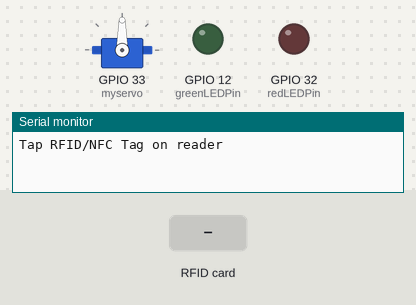
The sketch below on a simulated ESP32. On the bench: servo, output pins drawn as LEDs (lit = HIGH), the last lines printed to the serial monitor. The inputs (shaded band) are chosen by the test bench.

Above: at 1.2 s.
1.3 s: RFID card 40 D9 14 1A held to the reader
At 2.2 s:
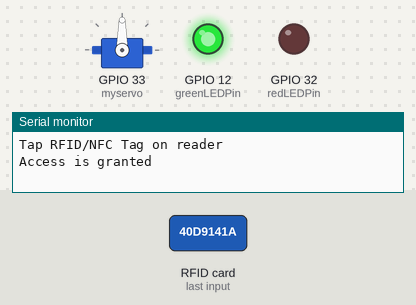
2.8 s: RFID card 5E 7A 19 C4 held to the reader
At 4.6 s:
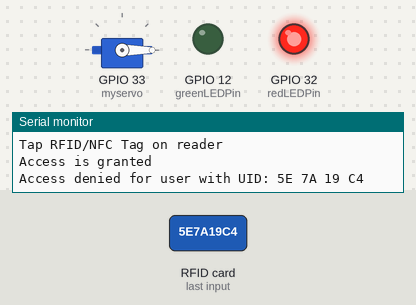
At 7.3 s:
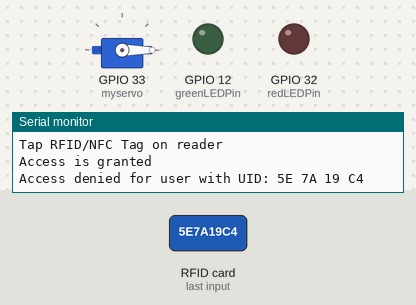
Timing chart, 0 to 8.8 s (numbered marks = the images above; inputs shaded):
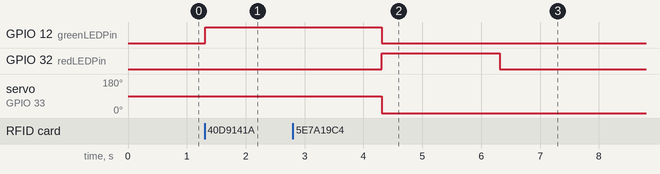

Measured:
- after the input at 1.3 s, GPIO 12 (greenLEDPin): LOW → HIGH at once
- after the input at 2.8 s, GPIO 32 (redLEDPin): LOW → HIGH after 1.5 s, → LOW 2.0 s later

The sketch:

2._RFID_dengan_Servo.ino
```cpp
#include <SPI.h>
#include <MFRC522.h>
#include <ESP32Servo.h>

#define SS_PIN 21 // ESP32 pin GIO21
#define RST_PIN 22 // ESP32 pin GIO22

MFRC522 rfid(SS_PIN, RST_PIN);

byte keyTagUID[4] = {0x40, 0xD9, 0x14, 0x1A};
Servo myservo; // Menggunakan library ESP32Servo

const int greenLEDPin = 12;
const int redLEDPin = 32;

void setup() {
  Serial.begin(9600);
  SPI.begin(); // init SPI bus
  rfid.PCD_Init(); // init MFRC522
  myservo.attach(33); // Attach servo to pin 32 menggunakan library ESP32Servo
  pinMode(greenLEDPin, OUTPUT);
  pinMode(redLEDPin, OUTPUT);
  Serial.println("Tap RFID/NFC Tag on reader");
  digitalWrite(greenLEDPin, LOW);
  digitalWrite(redLEDPin, LOW);
}

void loop() {
  if (rfid.PICC_IsNewCardPresent()) { // new tag is available
    if (rfid.PICC_ReadCardSerial()) { // NUID has been readed
      MFRC522::PICC_Type piccType = rfid.PICC_GetType(rfid.uid.sak);
      if (rfid.uid.uidByte[0] == keyTagUID[0] &&
          rfid.uid.uidByte[1] == keyTagUID[1] &&
          rfid.uid.uidByte[2] == keyTagUID[2] &&
          rfid.uid.uidByte[3] == keyTagUID[3]) {
        Serial.println("Access is granted");
        digitalWrite(greenLEDPin, HIGH); // Turn on green LED
        myservo.write(90); // Move servo to the right
        delay(3000); // Wait for 3 seconds
        myservo.write(0); // Move servo back to initial position
        digitalWrite(greenLEDPin, LOW); // Turn off green LED
      } else {
        Serial.print("Access denied for user with UID:");
        for (int i = 0; i < rfid.uid.size; i++) {
          Serial.print(rfid.uid.uidByte[i] < 0x10 ? " 0" : " ");
          Serial.print(rfid.uid.uidByte[i], HEX);
        }
        Serial.println();
        digitalWrite(redLEDPin, HIGH); // Turn on red LED
        delay(2000); // Wait for 2 seconds
        digitalWrite(redLEDPin, LOW); // Turn off red LED
      }
      rfid.PICC_HaltA(); // halt PICC
      rfid.PCD_StopCrypto1(); // stop encryption on PCD
    }
  }
}
```
